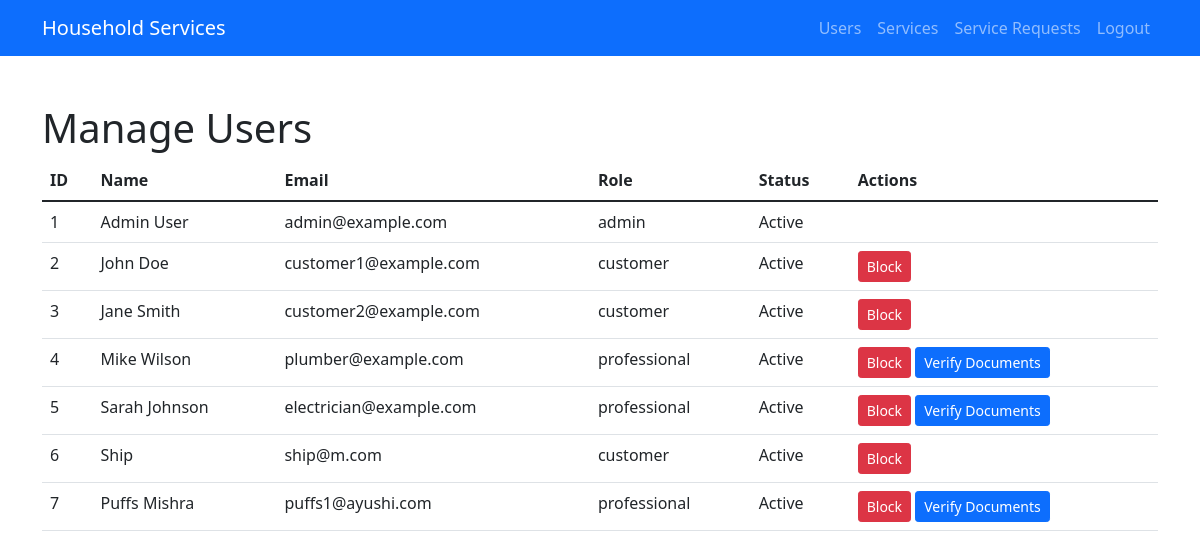
The app's page /admin/users (signed in) with its own data.
### models.py (models this page shows, shortened)
class User(UserMixin, db.Model):
    __tablename__ = 'user'
    id = db.Column(db.Integer, primary_key=True)
    email = db.Column(db.String(120), unique=True, nullable=False)
    password = db.Column(db.String(255), nullable=False)
    role = db.Column(db.String(20), nullable=False)
    full_name = db.Column(db.String(100), nullable=False)
    address = db.Column(db.String(200))
    pin_code = db.Column(db.String(10))
    phone_number = db.Column(db.String(15))  # Added phone number
    experience = db.Column(db.Integer)
    service_type = db.Column(db.String(100))
    is_approved = db.Column(db.Boolean, default=False)
    is_active = db.Column(db.Boolean, default=True)  # For blocking user
    date_created = db.Column(db.DateTime, default=datetime.utcnow)
    profile_image = db.Column(db.String(200))  # For storing profile image path
    document_verified = db.Column(db.Boolean, default=False)  # For professional verification
    avg_rating = db.Column(db.Float, default=0.0)  # Average rating for professionals
    service_request = db.relationship('ServiceRequest', backref='customer', foreign_keys='ServiceRequest.customer_id', cascade="all, delete-orphan")
    reviews = db.relationship('Review', backref='customer', foreign_keys='Review.customer_id', cascade="all, delete-orphan")

### app.py (the view)
@app.route('/admin/users')
@login_required
def admin_users():
    if current_user.role == 'admin':
        users = User.query.all()
        return render_template('admin_users.html', users=users)
    else:
        flash('You are not authorized to access this page.', 'danger')
        return redirect(url_for('dashboard'))

### app.py (called while the page is built)
@login_manager.user_loader
def load_user(user_id):
    return User.query.get(int(user_id))

### templates/admin_users.html (shortened to what this page needs)
<!DOCTYPE html>
<html lang="en">
<head>
  <link rel="stylesheet" href="https://cdn.jsdelivr.net/npm/bootstrap@5.1.3/dist/css/bootstrap.min.css">
</head>
<body>
  <nav class="navbar navbar-expand-lg navbar-dark bg-primary">
    <div class="container">
      <a class="navbar-brand" href="{{ url_for('index') }}">Household Services</a>
      <div class="collapse navbar-collapse" id="navbarNav">
        <ul class="navbar-nav ms-auto">
          <li class="nav-item">
            <a class="nav-link" href="{{ url_for('admin_users') }}">Users</a>
          </li>
          <li class="nav-item">
            <a class="nav-link" href="{{ url_for('admin_services') }}">Services</a>
          </li>
          <li class="nav-item">
            <a class="nav-link" href="{{ url_for('service_requests') }}">Service Requests</a>
          </li>
          <li class="nav-item">
            <a class="nav-link" href="{{ url_for('logout') }}">Logout</a>
          </li>
        </ul>
      </div>
    </div>
  </nav>
  <div class="container my-5">
    <h1>Manage Users</h1>
    <table class="table">
      <thead>
        <tr>
          <th>ID</th>
          <th>Name</th>
          <th>Email</th>
          <th>Role</th>
          <th>Status</th>
          <th>Actions</th>
        </tr>
      </thead>
      <tbody>
        {% for user in users %}
          <tr>
            <td>{{ user.id }}</td>
            <td>{{ user.full_name }}</td>
            <td>{{ user.email }}</td>
            <td>{{ user.role }}</td>
            <td>{{ "Active" if user.is_active else "Blocked" }}</td>
            <td>
              {% if user.role != 'admin' %}
                <form method="POST" action="{{ url_for('admin_users') }}" class="d-inline">
                  <button type="submit" class="btn btn-{{ 'danger' if user.is_active else 'success' }} btn-sm">
                    {{ 'Block' if user.is_active else 'Unblock' }}
                  </button>
                </form>
                {% if user.role == 'professional' and not user.documents_verified %}
                  <form method="POST" action="{{ url_for('admin_users') }}" class="d-inline">
                    <button type="submit" class="btn btn-primary btn-sm">Verify Documents</button>
                  </form>
                {% endif %}
              {% endif %}
            </td>
          </tr>
        {% endfor %}
      </tbody>
    </table>
  </div>
</body>
</html>

### records on screen
User: id "1", full_name "Admin User", email "admin@example.com", role "admin", is_active "Active"
User: id "2", full_name "John Doe", email "customer1@example.com", role "customer", is_active "Active", is_active "Block"
User: id "3", full_name "Jane Smith", email "customer2@example.com", role "customer", is_active "Active", is_active "Block"
User: id "4", full_name "Mike Wilson", email "plumber@example.com", role "professional", is_active "Active", is_active "Block"
User: id "5", full_name "Sarah Johnson", email "electrician@example.com", role "professional", is_active "Active", is_active "Block"
User: id "6", full_name "Ship", email "ship@m.com", role "customer", is_active "Active", is_active "Block"
User: id "7", full_name "Puffs Mishra", email "puffs1@ayushi.com", role "professional", is_active "Active", is_active "Block"
